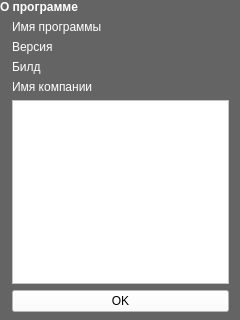
<?xml version="1.0" encoding="UTF-8"?>
<ui version="4.0">
 <class>AboutDialog</class>
 <widget class="QWidget" name="AboutDialog">
  <property name="geometry">
   <rect>
    <x>0</x>
    <y>0</y>
    <width>240</width>
    <height>320</height>
   </rect>
  </property>
  <property name="minimumSize">
   <size>
    <width>0</width>
    <height>0</height>
   </size>
  </property>
  <property name="palette">
   <palette>
    <active>
     <colorrole role="WindowText">
      <brush brushstyle="SolidPattern">
       <color alpha="255">
        <red>255</red>
        <green>255</green>
        <blue>255</blue>
       </color>
      </brush>
     </colorrole>
     <colorrole role="Button">
      <brush brushstyle="SolidPattern">
       <color alpha="255">
        <red>100</red>
        <green>100</green>
        <blue>100</blue>
       </color>
      </brush>
     </colorrole>
     <colorrole role="Light">
      <brush brushstyle="SolidPattern">
       <color alpha="255">
        <red>150</red>
        <green>150</green>
        <blue>150</blue>
       </color>
      </brush>
     </colorrole>
     <colorrole role="Midlight">
      <brush brushstyle="SolidPattern">
       <color alpha="255">
        <red>125</red>
        <green>125</green>
        <blue>125</blue>
       </color>
      </brush>
     </colorrole>
     <colorrole role="Dark">
      <brush brushstyle="SolidPattern">
       <color alpha="255">
        <red>50</red>
        <green>50</green>
        <blue>50</blue>
       </color>
      </brush>
     </colorrole>
     <colorrole role="Mid">
      <brush brushstyle="SolidPattern">
       <color alpha="255">
        <red>66</red>
        <green>66</green>
        <blue>66</blue>
       </color>
      </brush>
     </colorrole>
     <colorrole role="Text">
      <brush brushstyle="SolidPattern">
       <color alpha="255">
        <red>255</red>
        <green>255</green>
        <blue>255</blue>
       </color>
      </brush>
     </colorrole>
     <colorrole role="BrightText">
      <brush brushstyle="SolidPattern">
       <color alpha="255">
        <red>255</red>
        <green>255</green>
        <blue>255</blue>
       </color>
      </brush>
     </colorrole>
     <colorrole role="ButtonText">
      <brush brushstyle="SolidPattern">
       <color alpha="255">
        <red>255</red>
        <green>255</green>
        <blue>255</blue>
       </color>
      </brush>
     </colorrole>
     <colorrole role="Base">
      <brush brushstyle="SolidPattern">
       <color alpha="255">
        <red>0</red>
        <green>0</green>
        <blue>0</blue>
       </color>
      </brush>
     </colorrole>
     <colorrole role="Window">
      <brush brushstyle="SolidPattern">
       <color alpha="255">
        <red>100</red>
        <green>100</green>
        <blue>100</blue>
       </color>
      </brush>
     </colorrole>
     <colorrole role="Shadow">
      <brush brushstyle="SolidPattern">
       <color alpha="255">
        <red>0</red>
        <green>0</green>
        <blue>0</blue>
       </color>
      </brush>
     </colorrole>
     <colorrole role="AlternateBase">
      <brush brushstyle="SolidPattern">
       <color alpha="255">
        <red>50</red>
        <green>50</green>
        <blue>50</blue>
       </color>
      </brush>
     </colorrole>
     <colorrole role="ToolTipBase">
      <brush brushstyle="SolidPattern">
       <color alpha="255">
        <red>255</red>
        <green>255</green>
        <blue>220</blue>
       </color>
      </brush>
     </colorrole>
     <colorrole role="ToolTipText">
      <brush brushstyle="SolidPattern">
       <color alpha="255">
        <red>0</red>
        <green>0</green>
        <blue>0</blue>
       </color>
      </brush>
     </colorrole>
    </active>
    <inactive>
     <colorrole role="WindowText">
      <brush brushstyle="SolidPattern">
       <color alpha="255">
        <red>255</red>
        <green>255</green>
        <blue>255</blue>
       </color>
      </brush>
     </colorrole>
     <colorrole role="Button">
      <brush brushstyle="SolidPattern">
       <color alpha="255">
        <red>100</red>
        <green>100</green>
        <blue>100</blue>
       </color>
      </brush>
     </colorrole>
     <colorrole role="Light">
      <brush brushstyle="SolidPattern">
       <color alpha="255">
        <red>150</red>
        <green>150</green>
        <blue>150</blue>
       </color>
      </brush>
     </colorrole>
     <colorrole role="Midlight">
      <brush brushstyle="SolidPattern">
       <color alpha="255">
        <red>125</red>
        <green>125</green>
        <blue>125</blue>
       </color>
      </brush>
     </colorrole>
     <colorrole role="Dark">
      <brush brushstyle="SolidPattern">
       <color alpha="255">
        <red>50</red>
        <green>50</green>
        <blue>50</blue>
       </color>
      </brush>
     </colorrole>
     <colorrole role="Mid">
      <brush brushstyle="SolidPattern">
       <color alpha="255">
        <red>66</red>
        <green>66</green>
        <blue>66</blue>
       </color>
      </brush>
     </colorrole>
     <colorrole role="Text">
      <brush brushstyle="SolidPattern">
       <color alpha="255">
        <red>255</red>
        <green>255</green>
        <blue>255</blue>
       </color>
      </brush>
     </colorrole>
     <colorrole role="BrightText">
      <brush brushstyle="SolidPattern">
       <color alpha="255">
        <red>255</red>
        <green>255</green>
        <blue>255</blue>
       </color>
      </brush>
     </colorrole>
     <colorrole role="ButtonText">
      <brush brushstyle="SolidPattern">
       <color alpha="255">
        <red>255</red>
        <green>255</green>
        <blue>255</blue>
       </color>
      </brush>
     </colorrole>
     <colorrole role="Base">
      <brush brushstyle="SolidPattern">
       <color alpha="255">
        <red>0</red>
        <green>0</green>
        <blue>0</blue>
       </color>
      </brush>
     </colorrole>
     <colorrole role="Window">
      <brush brushstyle="SolidPattern">
       <color alpha="255">
        <red>100</red>
        <green>100</green>
        <blue>100</blue>
       </color>
      </brush>
     </colorrole>
     <colorrole role="Shadow">
      <brush brushstyle="SolidPattern">
       <color alpha="255">
        <red>0</red>
        <green>0</green>
        <blue>0</blue>
       </color>
      </brush>
     </colorrole>
     <colorrole role="AlternateBase">
      <brush brushstyle="SolidPattern">
       <color alpha="255">
        <red>50</red>
        <green>50</green>
        <blue>50</blue>
       </color>
      </brush>
     </colorrole>
     <colorrole role="ToolTipBase">
      <brush brushstyle="SolidPattern">
       <color alpha="255">
        <red>255</red>
        <green>255</green>
        <blue>220</blue>
       </color>
      </brush>
     </colorrole>
     <colorrole role="ToolTipText">
      <brush brushstyle="SolidPattern">
       <color alpha="255">
        <red>0</red>
        <green>0</green>
        <blue>0</blue>
       </color>
      </brush>
     </colorrole>
    </inactive>
    <disabled>
     <colorrole role="WindowText">
      <brush brushstyle="SolidPattern">
       <color alpha="255">
        <red>50</red>
        <green>50</green>
        <blue>50</blue>
       </color>
      </brush>
     </colorrole>
     <colorrole role="Button">
      <brush brushstyle="SolidPattern">
       <color alpha="255">
        <red>100</red>
        <green>100</green>
        <blue>100</blue>
       </color>
      </brush>
     </colorrole>
     <colorrole role="Light">
      <brush brushstyle="SolidPattern">
       <color alpha="255">
        <red>150</red>
        <green>150</green>
        <blue>150</blue>
       </color>
      </brush>
     </colorrole>
     <colorrole role="Midlight">
      <brush brushstyle="SolidPattern">
       <color alpha="255">
        <red>125</red>
        <green>125</green>
        <blue>125</blue>
       </color>
      </brush>
     </colorrole>
     <colorrole role="Dark">
      <brush brushstyle="SolidPattern">
       <color alpha="255">
        <red>50</red>
        <green>50</green>
        <blue>50</blue>
       </color>
      </brush>
     </colorrole>
     <colorrole role="Mid">
      <brush brushstyle="SolidPattern">
       <color alpha="255">
        <red>66</red>
        <green>66</green>
        <blue>66</blue>
       </color>
      </brush>
     </colorrole>
     <colorrole role="Text">
      <brush brushstyle="SolidPattern">
       <color alpha="255">
        <red>50</red>
        <green>50</green>
        <blue>50</blue>
       </color>
      </brush>
     </colorrole>
     <colorrole role="BrightText">
      <brush brushstyle="SolidPattern">
       <color alpha="255">
        <red>255</red>
        <green>255</green>
        <blue>255</blue>
       </color>
      </brush>
     </colorrole>
     <colorrole role="ButtonText">
      <brush brushstyle="SolidPattern">
       <color alpha="255">
        <red>50</red>
        <green>50</green>
        <blue>50</blue>
       </color>
      </brush>
     </colorrole>
     <colorrole role="Base">
      <brush brushstyle="SolidPattern">
       <color alpha="255">
        <red>100</red>
        <green>100</green>
        <blue>100</blue>
       </color>
      </brush>
     </colorrole>
     <colorrole role="Window">
      <brush brushstyle="SolidPattern">
       <color alpha="255">
        <red>100</red>
        <green>100</green>
        <blue>100</blue>
       </color>
      </brush>
     </colorrole>
     <colorrole role="Shadow">
      <brush brushstyle="SolidPattern">
       <color alpha="255">
        <red>0</red>
        <green>0</green>
        <blue>0</blue>
       </color>
      </brush>
     </colorrole>
     <colorrole role="AlternateBase">
      <brush brushstyle="SolidPattern">
       <color alpha="255">
        <red>100</red>
        <green>100</green>
        <blue>100</blue>
       </color>
      </brush>
     </colorrole>
     <colorrole role="ToolTipBase">
      <brush brushstyle="SolidPattern">
       <color alpha="255">
        <red>255</red>
        <green>255</green>
        <blue>220</blue>
       </color>
      </brush>
     </colorrole>
     <colorrole role="ToolTipText">
      <brush brushstyle="SolidPattern">
       <color alpha="255">
        <red>0</red>
        <green>0</green>
        <blue>0</blue>
       </color>
      </brush>
     </colorrole>
    </disabled>
   </palette>
  </property>
  <property name="windowTitle">
   <string>О Программе</string>
  </property>
  <property name="windowIcon">
   <iconset resource="Resources.rc">
    <normaloff>:/icons/logo.ico</normaloff>:/icons/logo.ico</iconset>
  </property>
  <widget class="QWidget" name="">
   <property name="geometry">
    <rect>
     <x>0</x>
     <y>0</y>
     <width>241</width>
     <height>318</height>
    </rect>
   </property>
   <layout class="QGridLayout" name="ContentLayout">
    <property name="leftMargin">
     <number>0</number>
    </property>
    <property name="topMargin">
     <number>0</number>
    </property>
    <property name="rightMargin">
     <number>0</number>
    </property>
    <property name="bottomMargin">
     <number>6</number>
    </property>
    <item row="0" column="0" colspan="3">
     <widget class="QLabel" name="TitleLabel">
      <property name="palette">
       <palette>
        <active>
         <colorrole role="WindowText">
          <brush brushstyle="SolidPattern">
           <color alpha="255">
            <red>255</red>
            <green>255</green>
            <blue>255</blue>
           </color>
          </brush>
         </colorrole>
         <colorrole role="Button">
          <brush brushstyle="SolidPattern">
           <color alpha="255">
            <red>0</red>
            <green>0</green>
            <blue>0</blue>
           </color>
          </brush>
         </colorrole>
         <colorrole role="Light">
          <brush brushstyle="SolidPattern">
           <color alpha="255">
            <red>0</red>
            <green>0</green>
            <blue>0</blue>
           </color>
          </brush>
         </colorrole>
         <colorrole role="Midlight">
          <brush brushstyle="SolidPattern">
           <color alpha="255">
            <red>0</red>
            <green>0</green>
            <blue>0</blue>
           </color>
          </brush>
         </colorrole>
         <colorrole role="Dark">
          <brush brushstyle="SolidPattern">
           <color alpha="255">
            <red>0</red>
            <green>0</green>
            <blue>0</blue>
           </color>
          </brush>
         </colorrole>
         <colorrole role="Mid">
          <brush brushstyle="SolidPattern">
           <color alpha="255">
            <red>0</red>
            <green>0</green>
            <blue>0</blue>
           </color>
          </brush>
         </colorrole>
         <colorrole role="Text">
          <brush brushstyle="SolidPattern">
           <color alpha="255">
            <red>255</red>
            <green>255</green>
            <blue>255</blue>
           </color>
          </brush>
         </colorrole>
         <colorrole role="BrightText">
          <brush brushstyle="SolidPattern">
           <color alpha="255">
            <red>255</red>
            <green>255</green>
            <blue>255</blue>
           </color>
          </brush>
         </colorrole>
         <colorrole role="ButtonText">
          <brush brushstyle="SolidPattern">
           <color alpha="255">
            <red>255</red>
            <green>255</green>
            <blue>255</blue>
           </color>
          </brush>
         </colorrole>
         <colorrole role="Base">
          <brush brushstyle="SolidPattern">
           <color alpha="255">
            <red>0</red>
            <green>0</green>
            <blue>0</blue>
           </color>
          </brush>
         </colorrole>
         <colorrole role="Window">
          <brush brushstyle="SolidPattern">
           <color alpha="255">
            <red>0</red>
            <green>0</green>
            <blue>0</blue>
           </color>
          </brush>
         </colorrole>
         <colorrole role="Shadow">
          <brush brushstyle="SolidPattern">
           <color alpha="255">
            <red>0</red>
            <green>0</green>
            <blue>0</blue>
           </color>
          </brush>
         </colorrole>
         <colorrole role="AlternateBase">
          <brush brushstyle="SolidPattern">
           <color alpha="255">
            <red>0</red>
            <green>0</green>
            <blue>0</blue>
           </color>
          </brush>
         </colorrole>
         <colorrole role="ToolTipBase">
          <brush brushstyle="SolidPattern">
           <color alpha="255">
            <red>255</red>
            <green>255</green>
            <blue>220</blue>
           </color>
          </brush>
         </colorrole>
         <colorrole role="ToolTipText">
          <brush brushstyle="SolidPattern">
           <color alpha="255">
            <red>0</red>
            <green>0</green>
            <blue>0</blue>
           </color>
          </brush>
         </colorrole>
        </active>
        <inactive>
         <colorrole role="WindowText">
          <brush brushstyle="SolidPattern">
           <color alpha="255">
            <red>255</red>
            <green>255</green>
            <blue>255</blue>
           </color>
          </brush>
         </colorrole>
         <colorrole role="Button">
          <brush brushstyle="SolidPattern">
           <color alpha="255">
            <red>0</red>
            <green>0</green>
            <blue>0</blue>
           </color>
          </brush>
         </colorrole>
         <colorrole role="Light">
          <brush brushstyle="SolidPattern">
           <color alpha="255">
            <red>0</red>
            <green>0</green>
            <blue>0</blue>
           </color>
          </brush>
         </colorrole>
         <colorrole role="Midlight">
          <brush brushstyle="SolidPattern">
           <color alpha="255">
            <red>0</red>
            <green>0</green>
            <blue>0</blue>
           </color>
          </brush>
         </colorrole>
         <colorrole role="Dark">
          <brush brushstyle="SolidPattern">
           <color alpha="255">
            <red>0</red>
            <green>0</green>
            <blue>0</blue>
           </color>
          </brush>
         </colorrole>
         <colorrole role="Mid">
          <brush brushstyle="SolidPattern">
           <color alpha="255">
            <red>0</red>
            <green>0</green>
            <blue>0</blue>
           </color>
          </brush>
         </colorrole>
         <colorrole role="Text">
          <brush brushstyle="SolidPattern">
           <color alpha="255">
            <red>255</red>
            <green>255</green>
            <blue>255</blue>
           </color>
          </brush>
         </colorrole>
         <colorrole role="BrightText">
          <brush brushstyle="SolidPattern">
           <color alpha="255">
            <red>255</red>
            <green>255</green>
            <blue>255</blue>
           </color>
          </brush>
         </colorrole>
         <colorrole role="ButtonText">
          <brush brushstyle="SolidPattern">
           <color alpha="255">
            <red>255</red>
            <green>255</green>
            <blue>255</blue>
           </color>
          </brush>
         </colorrole>
         <colorrole role="Base">
          <brush brushstyle="SolidPattern">
           <color alpha="255">
            <red>0</red>
            <green>0</green>
            <blue>0</blue>
           </color>
          </brush>
         </colorrole>
         <colorrole role="Window">
          <brush brushstyle="SolidPattern">
           <color alpha="255">
            <red>0</red>
            <green>0</green>
            <blue>0</blue>
           </color>
          </brush>
         </colorrole>
         <colorrole role="Shadow">
          <brush brushstyle="SolidPattern">
           <color alpha="255">
            <red>0</red>
            <green>0</green>
            <blue>0</blue>
           </color>
          </brush>
         </colorrole>
         <colorrole role="AlternateBase">
          <brush brushstyle="SolidPattern">
           <color alpha="255">
            <red>0</red>
            <green>0</green>
            <blue>0</blue>
           </color>
          </brush>
         </colorrole>
         <colorrole role="ToolTipBase">
          <brush brushstyle="SolidPattern">
           <color alpha="255">
            <red>255</red>
            <green>255</green>
            <blue>220</blue>
           </color>
          </brush>
         </colorrole>
         <colorrole role="ToolTipText">
          <brush brushstyle="SolidPattern">
           <color alpha="255">
            <red>0</red>
            <green>0</green>
            <blue>0</blue>
           </color>
          </brush>
         </colorrole>
        </inactive>
        <disabled>
         <colorrole role="WindowText">
          <brush brushstyle="SolidPattern">
           <color alpha="255">
            <red>0</red>
            <green>0</green>
            <blue>0</blue>
           </color>
          </brush>
         </colorrole>
         <colorrole role="Button">
          <brush brushstyle="SolidPattern">
           <color alpha="255">
            <red>0</red>
            <green>0</green>
            <blue>0</blue>
           </color>
          </brush>
         </colorrole>
         <colorrole role="Light">
          <brush brushstyle="SolidPattern">
           <color alpha="255">
            <red>0</red>
            <green>0</green>
            <blue>0</blue>
           </color>
          </brush>
         </colorrole>
         <colorrole role="Midlight">
          <brush brushstyle="SolidPattern">
           <color alpha="255">
            <red>0</red>
            <green>0</green>
            <blue>0</blue>
           </color>
          </brush>
         </colorrole>
         <colorrole role="Dark">
          <brush brushstyle="SolidPattern">
           <color alpha="255">
            <red>0</red>
            <green>0</green>
            <blue>0</blue>
           </color>
          </brush>
         </colorrole>
         <colorrole role="Mid">
          <brush brushstyle="SolidPattern">
           <color alpha="255">
            <red>0</red>
            <green>0</green>
            <blue>0</blue>
           </color>
          </brush>
         </colorrole>
         <colorrole role="Text">
          <brush brushstyle="SolidPattern">
           <color alpha="255">
            <red>0</red>
            <green>0</green>
            <blue>0</blue>
           </color>
          </brush>
         </colorrole>
         <colorrole role="BrightText">
          <brush brushstyle="SolidPattern">
           <color alpha="255">
            <red>255</red>
            <green>255</green>
            <blue>255</blue>
           </color>
          </brush>
         </colorrole>
         <colorrole role="ButtonText">
          <brush brushstyle="SolidPattern">
           <color alpha="255">
            <red>0</red>
            <green>0</green>
            <blue>0</blue>
           </color>
          </brush>
         </colorrole>
         <colorrole role="Base">
          <brush brushstyle="SolidPattern">
           <color alpha="255">
            <red>0</red>
            <green>0</green>
            <blue>0</blue>
           </color>
          </brush>
         </colorrole>
         <colorrole role="Window">
          <brush brushstyle="SolidPattern">
           <color alpha="255">
            <red>0</red>
            <green>0</green>
            <blue>0</blue>
           </color>
          </brush>
         </colorrole>
         <colorrole role="Shadow">
          <brush brushstyle="SolidPattern">
           <color alpha="255">
            <red>0</red>
            <green>0</green>
            <blue>0</blue>
           </color>
          </brush>
         </colorrole>
         <colorrole role="AlternateBase">
          <brush brushstyle="SolidPattern">
           <color alpha="255">
            <red>0</red>
            <green>0</green>
            <blue>0</blue>
           </color>
          </brush>
         </colorrole>
         <colorrole role="ToolTipBase">
          <brush brushstyle="SolidPattern">
           <color alpha="255">
            <red>255</red>
            <green>255</green>
            <blue>220</blue>
           </color>
          </brush>
         </colorrole>
         <colorrole role="ToolTipText">
          <brush brushstyle="SolidPattern">
           <color alpha="255">
            <red>0</red>
            <green>0</green>
            <blue>0</blue>
           </color>
          </brush>
         </colorrole>
        </disabled>
       </palette>
      </property>
      <property name="font">
       <font>
        <weight>75</weight>
        <bold>true</bold>
       </font>
      </property>
      <property name="text">
       <string>О программе</string>
      </property>
     </widget>
    </item>
    <item row="1" column="1">
     <widget class="QLabel" name="labelProductName">
      <property name="text">
       <string>Имя программы</string>
      </property>
     </widget>
    </item>
    <item row="2" column="1">
     <widget class="QLabel" name="labelVersion">
      <property name="text">
       <string>Версия</string>
      </property>
     </widget>
    </item>
    <item row="3" column="1">
     <widget class="QLabel" name="labelBuild">
      <property name="text">
       <string>Билд</string>
      </property>
     </widget>
    </item>
    <item row="4" column="1">
     <widget class="QLabel" name="labelCompanyName">
      <property name="text">
       <string>Имя компании</string>
      </property>
     </widget>
    </item>
    <item row="5" column="1">
     <widget class="QTextEdit" name="textBoxDescription_5">
      <property name="palette">
       <palette>
        <active>
         <colorrole role="WindowText">
          <brush brushstyle="SolidPattern">
           <color alpha="255">
            <red>0</red>
            <green>0</green>
            <blue>0</blue>
           </color>
          </brush>
         </colorrole>
         <colorrole role="Button">
          <brush brushstyle="SolidPattern">
           <color alpha="255">
            <red>255</red>
            <green>255</green>
            <blue>255</blue>
           </color>
          </brush>
         </colorrole>
         <colorrole role="Light">
          <brush brushstyle="SolidPattern">
           <color alpha="255">
            <red>255</red>
            <green>255</green>
            <blue>255</blue>
           </color>
          </brush>
         </colorrole>
         <colorrole role="Midlight">
          <brush brushstyle="SolidPattern">
           <color alpha="255">
            <red>255</red>
            <green>255</green>
            <blue>255</blue>
           </color>
          </brush>
         </colorrole>
         <colorrole role="Dark">
          <brush brushstyle="SolidPattern">
           <color alpha="255">
            <red>127</red>
            <green>127</green>
            <blue>127</blue>
           </color>
          </brush>
         </colorrole>
         <colorrole role="Mid">
          <brush brushstyle="SolidPattern">
           <color alpha="255">
            <red>170</red>
            <green>170</green>
            <blue>170</blue>
           </color>
          </brush>
         </colorrole>
         <colorrole role="Text">
          <brush brushstyle="SolidPattern">
           <color alpha="255">
            <red>0</red>
            <green>0</green>
            <blue>0</blue>
           </color>
          </brush>
         </colorrole>
         <colorrole role="BrightText">
          <brush brushstyle="SolidPattern">
           <color alpha="255">
            <red>255</red>
            <green>255</green>
            <blue>255</blue>
           </color>
          </brush>
         </colorrole>
         <colorrole role="ButtonText">
          <brush brushstyle="SolidPattern">
           <color alpha="255">
            <red>0</red>
            <green>0</green>
            <blue>0</blue>
           </color>
          </brush>
         </colorrole>
         <colorrole role="Base">
          <brush brushstyle="SolidPattern">
           <color alpha="255">
            <red>255</red>
            <green>255</green>
            <blue>255</blue>
           </color>
          </brush>
         </colorrole>
         <colorrole role="Window">
          <brush brushstyle="SolidPattern">
           <color alpha="255">
            <red>255</red>
            <green>255</green>
            <blue>255</blue>
           </color>
          </brush>
         </colorrole>
         <colorrole role="Shadow">
          <brush brushstyle="SolidPattern">
           <color alpha="255">
            <red>0</red>
            <green>0</green>
            <blue>0</blue>
           </color>
          </brush>
         </colorrole>
         <colorrole role="AlternateBase">
          <brush brushstyle="SolidPattern">
           <color alpha="255">
            <red>255</red>
            <green>255</green>
            <blue>255</blue>
           </color>
          </brush>
         </colorrole>
         <colorrole role="ToolTipBase">
          <brush brushstyle="SolidPattern">
           <color alpha="255">
            <red>255</red>
            <green>255</green>
            <blue>220</blue>
           </color>
          </brush>
         </colorrole>
         <colorrole role="ToolTipText">
          <brush brushstyle="SolidPattern">
           <color alpha="255">
            <red>0</red>
            <green>0</green>
            <blue>0</blue>
           </color>
          </brush>
         </colorrole>
        </active>
        <inactive>
         <colorrole role="WindowText">
          <brush brushstyle="SolidPattern">
           <color alpha="255">
            <red>0</red>
            <green>0</green>
            <blue>0</blue>
           </color>
          </brush>
         </colorrole>
         <colorrole role="Button">
          <brush brushstyle="SolidPattern">
           <color alpha="255">
            <red>255</red>
            <green>255</green>
            <blue>255</blue>
           </color>
          </brush>
         </colorrole>
         <colorrole role="Light">
          <brush brushstyle="SolidPattern">
           <color alpha="255">
            <red>255</red>
            <green>255</green>
            <blue>255</blue>
           </color>
          </brush>
         </colorrole>
         <colorrole role="Midlight">
          <brush brushstyle="SolidPattern">
           <color alpha="255">
            <red>255</red>
            <green>255</green>
            <blue>255</blue>
           </color>
          </brush>
         </colorrole>
         <colorrole role="Dark">
          <brush brushstyle="SolidPattern">
           <color alpha="255">
            <red>127</red>
            <green>127</green>
            <blue>127</blue>
           </color>
          </brush>
         </colorrole>
         <colorrole role="Mid">
          <brush brushstyle="SolidPattern">
           <color alpha="255">
            <red>170</red>
            <green>170</green>
            <blue>170</blue>
           </color>
          </brush>
         </colorrole>
         <colorrole role="Text">
          <brush brushstyle="SolidPattern">
           <color alpha="255">
            <red>0</red>
            <green>0</green>
            <blue>0</blue>
           </color>
          </brush>
         </colorrole>
         <colorrole role="BrightText">
          <brush brushstyle="SolidPattern">
           <color alpha="255">
            <red>255</red>
            <green>255</green>
            <blue>255</blue>
           </color>
          </brush>
         </colorrole>
         <colorrole role="ButtonText">
          <brush brushstyle="SolidPattern">
           <color alpha="255">
            <red>0</red>
            <green>0</green>
            <blue>0</blue>
           </color>
          </brush>
         </colorrole>
         <colorrole role="Base">
          <brush brushstyle="SolidPattern">
           <color alpha="255">
            <red>255</red>
            <green>255</green>
            <blue>255</blue>
           </color>
          </brush>
         </colorrole>
         <colorrole role="Window">
          <brush brushstyle="SolidPattern">
           <color alpha="255">
            <red>255</red>
            <green>255</green>
            <blue>255</blue>
           </color>
          </brush>
         </colorrole>
         <colorrole role="Shadow">
          <brush brushstyle="SolidPattern">
           <color alpha="255">
            <red>0</red>
            <green>0</green>
            <blue>0</blue>
           </color>
          </brush>
         </colorrole>
         <colorrole role="AlternateBase">
          <brush brushstyle="SolidPattern">
           <color alpha="255">
            <red>255</red>
            <green>255</green>
            <blue>255</blue>
           </color>
          </brush>
         </colorrole>
         <colorrole role="ToolTipBase">
          <brush brushstyle="SolidPattern">
           <color alpha="255">
            <red>255</red>
            <green>255</green>
            <blue>220</blue>
           </color>
          </brush>
         </colorrole>
         <colorrole role="ToolTipText">
          <brush brushstyle="SolidPattern">
           <color alpha="255">
            <red>0</red>
            <green>0</green>
            <blue>0</blue>
           </color>
          </brush>
         </colorrole>
        </inactive>
        <disabled>
         <colorrole role="WindowText">
          <brush brushstyle="SolidPattern">
           <color alpha="255">
            <red>127</red>
            <green>127</green>
            <blue>127</blue>
           </color>
          </brush>
         </colorrole>
         <colorrole role="Button">
          <brush brushstyle="SolidPattern">
           <color alpha="255">
            <red>255</red>
            <green>255</green>
            <blue>255</blue>
           </color>
          </brush>
         </colorrole>
         <colorrole role="Light">
          <brush brushstyle="SolidPattern">
           <color alpha="255">
            <red>255</red>
            <green>255</green>
            <blue>255</blue>
           </color>
          </brush>
         </colorrole>
         <colorrole role="Midlight">
          <brush brushstyle="SolidPattern">
           <color alpha="255">
            <red>255</red>
            <green>255</green>
            <blue>255</blue>
           </color>
          </brush>
         </colorrole>
         <colorrole role="Dark">
          <brush brushstyle="SolidPattern">
           <color alpha="255">
            <red>127</red>
            <green>127</green>
            <blue>127</blue>
           </color>
          </brush>
         </colorrole>
         <colorrole role="Mid">
          <brush brushstyle="SolidPattern">
           <color alpha="255">
            <red>170</red>
            <green>170</green>
            <blue>170</blue>
           </color>
          </brush>
         </colorrole>
         <colorrole role="Text">
          <brush brushstyle="SolidPattern">
           <color alpha="255">
            <red>127</red>
            <green>127</green>
            <blue>127</blue>
           </color>
          </brush>
         </colorrole>
         <colorrole role="BrightText">
          <brush brushstyle="SolidPattern">
           <color alpha="255">
            <red>255</red>
            <green>255</green>
            <blue>255</blue>
           </color>
          </brush>
         </colorrole>
         <colorrole role="ButtonText">
          <brush brushstyle="SolidPattern">
           <color alpha="255">
            <red>127</red>
            <green>127</green>
            <blue>127</blue>
           </color>
          </brush>
         </colorrole>
         <colorrole role="Base">
          <brush brushstyle="SolidPattern">
           <color alpha="255">
            <red>255</red>
            <green>255</green>
            <blue>255</blue>
           </color>
          </brush>
         </colorrole>
         <colorrole role="Window">
          <brush brushstyle="SolidPattern">
           <color alpha="255">
            <red>255</red>
            <green>255</green>
            <blue>255</blue>
           </color>
          </brush>
         </colorrole>
         <colorrole role="Shadow">
          <brush brushstyle="SolidPattern">
           <color alpha="255">
            <red>0</red>
            <green>0</green>
            <blue>0</blue>
           </color>
          </brush>
         </colorrole>
         <colorrole role="AlternateBase">
          <brush brushstyle="SolidPattern">
           <color alpha="255">
            <red>255</red>
            <green>255</green>
            <blue>255</blue>
           </color>
          </brush>
         </colorrole>
         <colorrole role="ToolTipBase">
          <brush brushstyle="SolidPattern">
           <color alpha="255">
            <red>255</red>
            <green>255</green>
            <blue>220</blue>
           </color>
          </brush>
         </colorrole>
         <colorrole role="ToolTipText">
          <brush brushstyle="SolidPattern">
           <color alpha="255">
            <red>0</red>
            <green>0</green>
            <blue>0</blue>
           </color>
          </brush>
         </colorrole>
        </disabled>
       </palette>
      </property>
      <property name="readOnly">
       <bool>true</bool>
      </property>
     </widget>
    </item>
    <item row="6" column="1">
     <widget class="QPushButton" name="OKButton">
      <property name="palette">
       <palette>
        <active>
         <colorrole role="WindowText">
          <brush brushstyle="SolidPattern">
           <color alpha="255">
            <red>0</red>
            <green>0</green>
            <blue>0</blue>
           </color>
          </brush>
         </colorrole>
         <colorrole role="Button">
          <brush brushstyle="SolidPattern">
           <color alpha="255">
            <red>255</red>
            <green>255</green>
            <blue>255</blue>
           </color>
          </brush>
         </colorrole>
         <colorrole role="Light">
          <brush brushstyle="SolidPattern">
           <color alpha="255">
            <red>255</red>
            <green>255</green>
            <blue>255</blue>
           </color>
          </brush>
         </colorrole>
         <colorrole role="Midlight">
          <brush brushstyle="SolidPattern">
           <color alpha="255">
            <red>255</red>
            <green>255</green>
            <blue>255</blue>
           </color>
          </brush>
         </colorrole>
         <colorrole role="Dark">
          <brush brushstyle="SolidPattern">
           <color alpha="255">
            <red>127</red>
            <green>127</green>
            <blue>127</blue>
           </color>
          </brush>
         </colorrole>
         <colorrole role="Mid">
          <brush brushstyle="SolidPattern">
           <color alpha="255">
            <red>170</red>
            <green>170</green>
            <blue>170</blue>
           </color>
          </brush>
         </colorrole>
         <colorrole role="Text">
          <brush brushstyle="SolidPattern">
           <color alpha="255">
            <red>0</red>
            <green>0</green>
            <blue>0</blue>
           </color>
          </brush>
         </colorrole>
         <colorrole role="BrightText">
          <brush brushstyle="SolidPattern">
           <color alpha="255">
            <red>255</red>
            <green>255</green>
            <blue>255</blue>
           </color>
          </brush>
         </colorrole>
         <colorrole role="ButtonText">
          <brush brushstyle="SolidPattern">
           <color alpha="255">
            <red>0</red>
            <green>0</green>
            <blue>0</blue>
           </color>
          </brush>
         </colorrole>
         <colorrole role="Base">
          <brush brushstyle="SolidPattern">
           <color alpha="255">
            <red>255</red>
            <green>255</green>
            <blue>255</blue>
           </color>
          </brush>
         </colorrole>
         <colorrole role="Window">
          <brush brushstyle="SolidPattern">
           <color alpha="255">
            <red>255</red>
            <green>255</green>
            <blue>255</blue>
           </color>
          </brush>
         </colorrole>
         <colorrole role="Shadow">
          <brush brushstyle="SolidPattern">
           <color alpha="255">
            <red>0</red>
            <green>0</green>
            <blue>0</blue>
           </color>
          </brush>
         </colorrole>
         <colorrole role="AlternateBase">
          <brush brushstyle="SolidPattern">
           <color alpha="255">
            <red>255</red>
            <green>255</green>
            <blue>255</blue>
           </color>
          </brush>
         </colorrole>
         <colorrole role="ToolTipBase">
          <brush brushstyle="SolidPattern">
           <color alpha="255">
            <red>255</red>
            <green>255</green>
            <blue>220</blue>
           </color>
          </brush>
         </colorrole>
         <colorrole role="ToolTipText">
          <brush brushstyle="SolidPattern">
           <color alpha="255">
            <red>0</red>
            <green>0</green>
            <blue>0</blue>
           </color>
          </brush>
         </colorrole>
        </active>
        <inactive>
         <colorrole role="WindowText">
          <brush brushstyle="SolidPattern">
           <color alpha="255">
            <red>0</red>
            <green>0</green>
            <blue>0</blue>
           </color>
          </brush>
         </colorrole>
         <colorrole role="Button">
          <brush brushstyle="SolidPattern">
           <color alpha="255">
            <red>255</red>
            <green>255</green>
            <blue>255</blue>
           </color>
          </brush>
         </colorrole>
         <colorrole role="Light">
          <brush brushstyle="SolidPattern">
           <color alpha="255">
            <red>255</red>
            <green>255</green>
            <blue>255</blue>
           </color>
          </brush>
         </colorrole>
         <colorrole role="Midlight">
          <brush brushstyle="SolidPattern">
           <color alpha="255">
            <red>255</red>
            <green>255</green>
            <blue>255</blue>
           </color>
          </brush>
         </colorrole>
         <colorrole role="Dark">
          <brush brushstyle="SolidPattern">
           <color alpha="255">
            <red>127</red>
            <green>127</green>
            <blue>127</blue>
           </color>
          </brush>
         </colorrole>
         <colorrole role="Mid">
          <brush brushstyle="SolidPattern">
           <color alpha="255">
            <red>170</red>
            <green>170</green>
            <blue>170</blue>
           </color>
          </brush>
         </colorrole>
         <colorrole role="Text">
          <brush brushstyle="SolidPattern">
           <color alpha="255">
            <red>0</red>
            <green>0</green>
            <blue>0</blue>
           </color>
          </brush>
         </colorrole>
         <colorrole role="BrightText">
          <brush brushstyle="SolidPattern">
           <color alpha="255">
            <red>255</red>
            <green>255</green>
            <blue>255</blue>
           </color>
          </brush>
         </colorrole>
         <colorrole role="ButtonText">
          <brush brushstyle="SolidPattern">
           <color alpha="255">
            <red>0</red>
            <green>0</green>
            <blue>0</blue>
           </color>
          </brush>
         </colorrole>
         <colorrole role="Base">
          <brush brushstyle="SolidPattern">
           <color alpha="255">
            <red>255</red>
            <green>255</green>
            <blue>255</blue>
           </color>
          </brush>
         </colorrole>
         <colorrole role="Window">
          <brush brushstyle="SolidPattern">
           <color alpha="255">
            <red>255</red>
            <green>255</green>
            <blue>255</blue>
           </color>
          </brush>
         </colorrole>
         <colorrole role="Shadow">
          <brush brushstyle="SolidPattern">
           <color alpha="255">
            <red>0</red>
            <green>0</green>
            <blue>0</blue>
           </color>
          </brush>
         </colorrole>
         <colorrole role="AlternateBase">
          <brush brushstyle="SolidPattern">
           <color alpha="255">
            <red>255</red>
            <green>255</green>
            <blue>255</blue>
           </color>
          </brush>
         </colorrole>
         <colorrole role="ToolTipBase">
          <brush brushstyle="SolidPattern">
           <color alpha="255">
            <red>255</red>
            <green>255</green>
            <blue>220</blue>
           </color>
          </brush>
         </colorrole>
         <colorrole role="ToolTipText">
          <brush brushstyle="SolidPattern">
           <color alpha="255">
            <red>0</red>
            <green>0</green>
            <blue>0</blue>
           </color>
          </brush>
         </colorrole>
        </inactive>
        <disabled>
         <colorrole role="WindowText">
          <brush brushstyle="SolidPattern">
           <color alpha="255">
            <red>127</red>
            <green>127</green>
            <blue>127</blue>
           </color>
          </brush>
         </colorrole>
         <colorrole role="Button">
          <brush brushstyle="SolidPattern">
           <color alpha="255">
            <red>255</red>
            <green>255</green>
            <blue>255</blue>
           </color>
          </brush>
         </colorrole>
         <colorrole role="Light">
          <brush brushstyle="SolidPattern">
           <color alpha="255">
            <red>255</red>
            <green>255</green>
            <blue>255</blue>
           </color>
          </brush>
         </colorrole>
         <colorrole role="Midlight">
          <brush brushstyle="SolidPattern">
           <color alpha="255">
            <red>255</red>
            <green>255</green>
            <blue>255</blue>
           </color>
          </brush>
         </colorrole>
         <colorrole role="Dark">
          <brush brushstyle="SolidPattern">
           <color alpha="255">
            <red>127</red>
            <green>127</green>
            <blue>127</blue>
           </color>
          </brush>
         </colorrole>
         <colorrole role="Mid">
          <brush brushstyle="SolidPattern">
           <color alpha="255">
            <red>170</red>
            <green>170</green>
            <blue>170</blue>
           </color>
          </brush>
         </colorrole>
         <colorrole role="Text">
          <brush brushstyle="SolidPattern">
           <color alpha="255">
            <red>127</red>
            <green>127</green>
            <blue>127</blue>
           </color>
          </brush>
         </colorrole>
         <colorrole role="BrightText">
          <brush brushstyle="SolidPattern">
           <color alpha="255">
            <red>255</red>
            <green>255</green>
            <blue>255</blue>
           </color>
          </brush>
         </colorrole>
         <colorrole role="ButtonText">
          <brush brushstyle="SolidPattern">
           <color alpha="255">
            <red>127</red>
            <green>127</green>
            <blue>127</blue>
           </color>
          </brush>
         </colorrole>
         <colorrole role="Base">
          <brush brushstyle="SolidPattern">
           <color alpha="255">
            <red>255</red>
            <green>255</green>
            <blue>255</blue>
           </color>
          </brush>
         </colorrole>
         <colorrole role="Window">
          <brush brushstyle="SolidPattern">
           <color alpha="255">
            <red>255</red>
            <green>255</green>
            <blue>255</blue>
           </color>
          </brush>
         </colorrole>
         <colorrole role="Shadow">
          <brush brushstyle="SolidPattern">
           <color alpha="255">
            <red>0</red>
            <green>0</green>
            <blue>0</blue>
           </color>
          </brush>
         </colorrole>
         <colorrole role="AlternateBase">
          <brush brushstyle="SolidPattern">
           <color alpha="255">
            <red>255</red>
            <green>255</green>
            <blue>255</blue>
           </color>
          </brush>
         </colorrole>
         <colorrole role="ToolTipBase">
          <brush brushstyle="SolidPattern">
           <color alpha="255">
            <red>255</red>
            <green>255</green>
            <blue>220</blue>
           </color>
          </brush>
         </colorrole>
         <colorrole role="ToolTipText">
          <brush brushstyle="SolidPattern">
           <color alpha="255">
            <red>0</red>
            <green>0</green>
            <blue>0</blue>
           </color>
          </brush>
         </colorrole>
        </disabled>
       </palette>
      </property>
      <property name="text">
       <string>OK</string>
      </property>
     </widget>
    </item>
    <item row="5" column="2">
     <spacer name="RightSpacer">
      <property name="orientation">
       <enum>Qt::Horizontal</enum>
      </property>
      <property name="sizeType">
       <enum>QSizePolicy::Fixed</enum>
      </property>
      <property name="sizeHint" stdset="0">
       <size>
        <width>6</width>
        <height>20</height>
       </size>
      </property>
     </spacer>
    </item>
    <item row="5" column="0">
     <spacer name="LeftSpacer">
      <property name="orientation">
       <enum>Qt::Horizontal</enum>
      </property>
      <property name="sizeType">
       <enum>QSizePolicy::Fixed</enum>
      </property>
      <property name="sizeHint" stdset="0">
       <size>
        <width>6</width>
        <height>20</height>
       </size>
      </property>
     </spacer>
    </item>
   </layout>
  </widget>
 </widget>
 <resources>
  <include location="Resources.rc"/>
 </resources>
 <connections/>
</ui>
